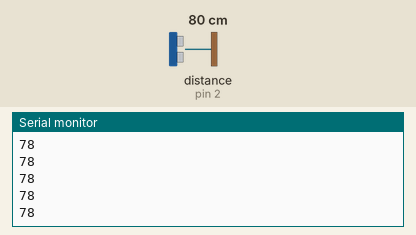
Simulated run of this sketch. Board: Arduino Uno, built with avr-gcc and run on an emulated ATmega328P. On the bench: the last lines printed to the serial monitor. Wiring (inferred from the names in the program): ultrasonic range finder: trigger pin 3; echo pin 2. Inputs (shaded band) come from the test bench; at power-on: distance to the obstacle (sensor on pin 2) 80 cm. The echo pulse lasts 58.3 µs per cm.

Above: at 1.2 s.
1.3 s: distance to the obstacle (sensor on pin 2) set to 2 cm
At 1.37 s:
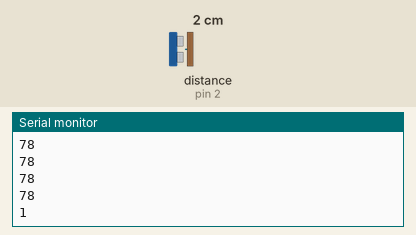
2.8 s: distance to the obstacle (sensor on pin 2) set to 4 cm
At 2.89 s:
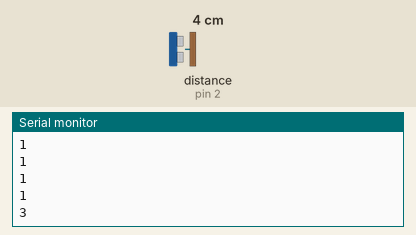
Timing chart, 0 to 5.8 s (numbered marks = the images above; inputs shaded):
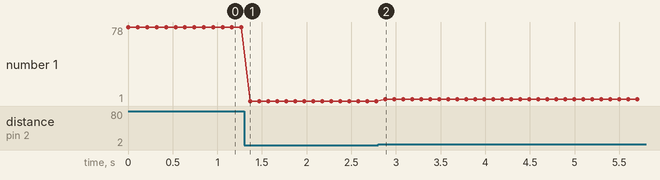

The sketch:

ultrasonic.ino
```cpp
int echo_1 = 2;
int trig_1 = 3;
long dis_f;

void setup() {
  Serial.begin(9600);
  pinMode(echo_1, INPUT);
  pinMode(trig_1, OUTPUT);
}

void loop() {
  // Trigger pulse
  digitalWrite(trig_1, LOW);
  delayMicroseconds(2);
  digitalWrite(trig_1, HIGH);
  delayMicroseconds(10);
  digitalWrite(trig_1, LOW);

  // Measure echo
  long dur = pulseIn(echo_1, HIGH, 30000); // timeout = 30 ms
    dis_f = (0.034 * dur) / 2;

    Serial.println(dis_f);

  delay(100);
}
```

Measured:
- after the input at 1.3 s, the serial monitor: prints a new line after 0.07 s (image 1)
- after the input at 2.8 s, the serial monitor: prints a new line after 0.08 s (image 2)
- plotted number 1: 78 → 1 after the input at 1.3 s, 1 → 3 after the input at 2.8 s
